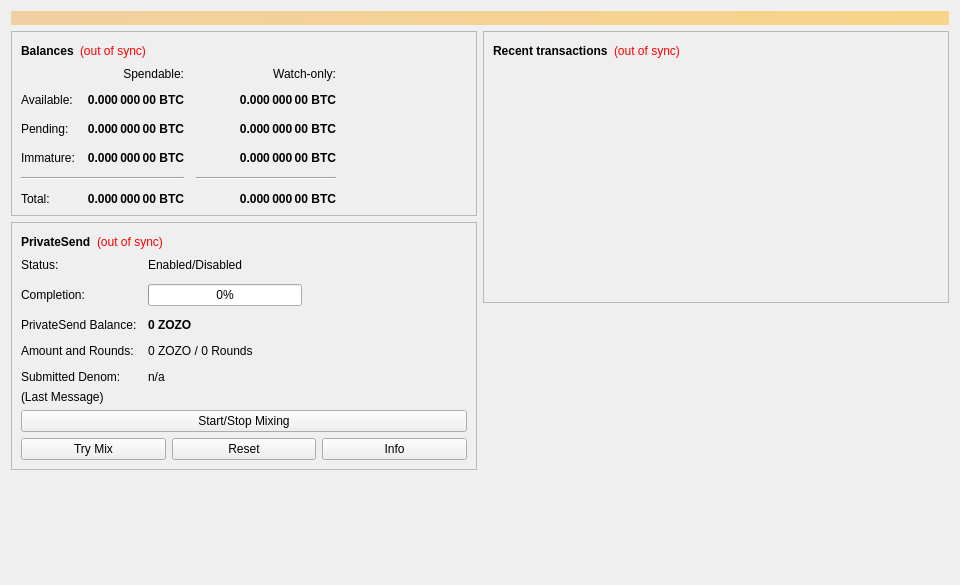
<?xml version="1.0" encoding="UTF-8"?>
<ui version="4.0">
 <class>OverviewPage</class>
 <widget class="QWidget" name="OverviewPage">
  <property name="geometry">
   <rect>
    <x>0</x>
    <y>0</y>
    <width>960</width>
    <height>585</height>
   </rect>
  </property>
  <property name="minimumSize">
   <size>
    <width>960</width>
    <height>0</height>
   </size>
  </property>
  <property name="windowTitle">
   <string>Form</string>
  </property>
  <layout class="QVBoxLayout" name="topLayout">
   <item>
    <widget class="QLabel" name="labelAlerts">
     <property name="visible">
      <bool>false</bool>
     </property>
     <property name="styleSheet">
      <string notr="true">background-color: qlineargradient(x1: 0, y1: 0, x2: 1, y2: 0, stop:0 #F0D0A0, stop:1 #F8D488); color:#000000;</string>
     </property>
     <property name="wordWrap">
      <bool>true</bool>
     </property>
     <property name="margin">
      <number>3</number>
     </property>
    </widget>
   </item>
   <item>
    <layout class="QHBoxLayout" name="horizontalLayout" stretch="1,1">
     <item>
      <layout class="QVBoxLayout" name="verticalLayout_2">
       <item>
        <widget class="QFrame" name="frame">
         <property name="frameShape">
          <enum>QFrame::StyledPanel</enum>
         </property>
         <property name="frameShadow">
          <enum>QFrame::Raised</enum>
         </property>
         <layout class="QVBoxLayout" name="verticalLayout_4">
          <item>
           <layout class="QHBoxLayout" name="horizontalLayout_4">
            <item>
             <widget class="QLabel" name="label_5">
              <property name="font">
               <font>
                <weight>75</weight>
                <bold>true</bold>
               </font>
              </property>
              <property name="text">
               <string>Balances</string>
              </property>
             </widget>
            </item>
            <item>
             <widget class="QLabel" name="labelWalletStatus">
              <property name="toolTip">
               <string>The displayed information may be out of date. Your wallet automatically synchronizes with the Zozocoin network after a connection is established, but this process has not completed yet.</string>
              </property>
              <property name="styleSheet">
               <string notr="true">QLabel { color: red; }</string>
              </property>
              <property name="text">
               <string notr="true">(out of sync)</string>
              </property>
              <property name="alignment">
               <set>Qt::AlignLeading|Qt::AlignLeft|Qt::AlignVCenter</set>
              </property>
             </widget>
            </item>
            <item>
             <spacer name="horizontalSpacer_3">
              <property name="orientation">
               <enum>Qt::Horizontal</enum>
              </property>
              <property name="sizeHint" stdset="0">
               <size>
                <width>40</width>
                <height>20</height>
               </size>
              </property>
             </spacer>
            </item>
           </layout>
          </item>
          <item>
           <layout class="QGridLayout" name="gridLayout">
            <property name="spacing">
             <number>12</number>
            </property>
            <item row="2" column="2">
             <widget class="QLabel" name="labelWatchPending">
              <property name="font">
               <font>
                <weight>75</weight>
                <bold>true</bold>
               </font>
              </property>
              <property name="cursor">
               <cursorShape>IBeamCursor</cursorShape>
              </property>
              <property name="toolTip">
               <string>Unconfirmed transactions to watch-only addresses</string>
              </property>
              <property name="text">
               <string notr="true">0.000 000 00 BTC</string>
              </property>
              <property name="alignment">
               <set>Qt::AlignRight|Qt::AlignTrailing|Qt::AlignVCenter</set>
              </property>
              <property name="textInteractionFlags">
               <set>Qt::LinksAccessibleByMouse|Qt::TextSelectableByKeyboard|Qt::TextSelectableByMouse</set>
              </property>
             </widget>
            </item>
            <item row="2" column="1">
             <widget class="QLabel" name="labelUnconfirmed">
              <property name="font">
               <font>
                <weight>75</weight>
                <bold>true</bold>
               </font>
              </property>
              <property name="cursor">
               <cursorShape>IBeamCursor</cursorShape>
              </property>
              <property name="toolTip">
               <string>Total of transactions that have yet to be confirmed, and do not yet count toward the spendable balance</string>
              </property>
              <property name="text">
               <string notr="true">0.000 000 00 BTC</string>
              </property>
              <property name="alignment">
               <set>Qt::AlignRight|Qt::AlignTrailing|Qt::AlignVCenter</set>
              </property>
              <property name="textInteractionFlags">
               <set>Qt::LinksAccessibleByMouse|Qt::TextSelectableByKeyboard|Qt::TextSelectableByMouse</set>
              </property>
             </widget>
            </item>
            <item row="3" column="2">
             <widget class="QLabel" name="labelWatchImmature">
              <property name="font">
               <font>
                <weight>75</weight>
                <bold>true</bold>
               </font>
              </property>
              <property name="cursor">
               <cursorShape>IBeamCursor</cursorShape>
              </property>
              <property name="toolTip">
               <string>Mined balance in watch-only addresses that has not yet matured</string>
              </property>
              <property name="text">
               <string notr="true">0.000 000 00 BTC</string>
              </property>
              <property name="alignment">
               <set>Qt::AlignRight|Qt::AlignTrailing|Qt::AlignVCenter</set>
              </property>
              <property name="textInteractionFlags">
               <set>Qt::LinksAccessibleByMouse|Qt::TextSelectableByKeyboard|Qt::TextSelectableByMouse</set>
              </property>
             </widget>
            </item>
            <item row="4" column="0" colspan="2">
             <widget class="Line" name="lineSpendableBalance">
              <property name="orientation">
               <enum>Qt::Horizontal</enum>
              </property>
             </widget>
            </item>
            <item row="4" column="2">
             <widget class="Line" name="lineWatchBalance">
              <property name="sizePolicy">
               <sizepolicy hsizetype="Preferred" vsizetype="Fixed">
                <horstretch>0</horstretch>
                <verstretch>0</verstretch>
               </sizepolicy>
              </property>
              <property name="minimumSize">
               <size>
                <width>140</width>
                <height>0</height>
               </size>
              </property>
              <property name="orientation">
               <enum>Qt::Horizontal</enum>
              </property>
             </widget>
            </item>
            <item row="5" column="0">
             <widget class="QLabel" name="labelTotalText">
              <property name="text">
               <string>Total:</string>
              </property>
             </widget>
            </item>
            <item row="3" column="1">
             <widget class="QLabel" name="labelImmature">
              <property name="font">
               <font>
                <weight>75</weight>
                <bold>true</bold>
               </font>
              </property>
              <property name="cursor">
               <cursorShape>IBeamCursor</cursorShape>
              </property>
              <property name="toolTip">
               <string>Mined balance that has not yet matured</string>
              </property>
              <property name="text">
               <string notr="true">0.000 000 00 BTC</string>
              </property>
              <property name="alignment">
               <set>Qt::AlignRight|Qt::AlignTrailing|Qt::AlignVCenter</set>
              </property>
              <property name="textInteractionFlags">
               <set>Qt::LinksAccessibleByMouse|Qt::TextSelectableByKeyboard|Qt::TextSelectableByMouse</set>
              </property>
             </widget>
            </item>
            <item row="2" column="3">
             <spacer name="horizontalSpacer_2">
              <property name="orientation">
               <enum>Qt::Horizontal</enum>
              </property>
              <property name="sizeHint" stdset="0">
               <size>
                <width>40</width>
                <height>20</height>
               </size>
              </property>
             </spacer>
            </item>
            <item row="3" column="0">
             <widget class="QLabel" name="labelImmatureText">
              <property name="text">
               <string>Immature:</string>
              </property>
             </widget>
            </item>
            <item row="5" column="1">
             <widget class="QLabel" name="labelTotal">
              <property name="font">
               <font>
                <weight>75</weight>
                <bold>true</bold>
               </font>
              </property>
              <property name="cursor">
               <cursorShape>IBeamCursor</cursorShape>
              </property>
              <property name="toolTip">
               <string>Your current total balance</string>
              </property>
              <property name="text">
               <string notr="true">0.000 000 00 BTC</string>
              </property>
              <property name="alignment">
               <set>Qt::AlignRight|Qt::AlignTrailing|Qt::AlignVCenter</set>
              </property>
              <property name="textInteractionFlags">
               <set>Qt::LinksAccessibleByMouse|Qt::TextSelectableByKeyboard|Qt::TextSelectableByMouse</set>
              </property>
             </widget>
            </item>
            <item row="5" column="2">
             <widget class="QLabel" name="labelWatchTotal">
              <property name="font">
               <font>
                <weight>75</weight>
                <bold>true</bold>
               </font>
              </property>
              <property name="cursor">
               <cursorShape>IBeamCursor</cursorShape>
              </property>
              <property name="toolTip">
               <string>Current total balance in watch-only addresses</string>
              </property>
              <property name="text">
               <string notr="true">0.000 000 00 BTC</string>
              </property>
              <property name="alignment">
               <set>Qt::AlignRight|Qt::AlignTrailing|Qt::AlignVCenter</set>
              </property>
              <property name="textInteractionFlags">
               <set>Qt::LinksAccessibleByMouse|Qt::TextSelectableByKeyboard|Qt::TextSelectableByMouse</set>
              </property>
             </widget>
            </item>
            <item row="0" column="2">
             <widget class="QLabel" name="labelWatchonly">
              <property name="text">
               <string>Watch-only:</string>
              </property>
              <property name="alignment">
               <set>Qt::AlignRight|Qt::AlignTrailing|Qt::AlignVCenter</set>
              </property>
             </widget>
            </item>
            <item row="1" column="0">
             <widget class="QLabel" name="labelBalanceText">
              <property name="text">
               <string>Available:</string>
              </property>
             </widget>
            </item>
            <item row="1" column="1">
             <widget class="QLabel" name="labelBalance">
              <property name="font">
               <font>
                <weight>75</weight>
                <bold>true</bold>
               </font>
              </property>
              <property name="cursor">
               <cursorShape>IBeamCursor</cursorShape>
              </property>
              <property name="toolTip">
               <string>Your current spendable balance</string>
              </property>
              <property name="text">
               <string notr="true">0.000 000 00 BTC</string>
              </property>
              <property name="alignment">
               <set>Qt::AlignRight|Qt::AlignTrailing|Qt::AlignVCenter</set>
              </property>
              <property name="textInteractionFlags">
               <set>Qt::LinksAccessibleByMouse|Qt::TextSelectableByKeyboard|Qt::TextSelectableByMouse</set>
              </property>
             </widget>
            </item>
            <item row="1" column="2">
             <widget class="QLabel" name="labelWatchAvailable">
              <property name="font">
               <font>
                <weight>75</weight>
                <bold>true</bold>
               </font>
              </property>
              <property name="cursor">
               <cursorShape>IBeamCursor</cursorShape>
              </property>
              <property name="toolTip">
               <string>Your current balance in watch-only addresses</string>
              </property>
              <property name="text">
               <string notr="true">0.000 000 00 BTC</string>
              </property>
              <property name="alignment">
               <set>Qt::AlignRight|Qt::AlignTrailing|Qt::AlignVCenter</set>
              </property>
              <property name="textInteractionFlags">
               <set>Qt::LinksAccessibleByMouse|Qt::TextSelectableByKeyboard|Qt::TextSelectableByMouse</set>
              </property>
             </widget>
            </item>
            <item row="2" column="0">
             <widget class="QLabel" name="labelPendingText">
              <property name="text">
               <string>Pending:</string>
              </property>
             </widget>
            </item>
            <item row="0" column="1">
             <widget class="QLabel" name="labelSpendable">
              <property name="text">
               <string>Spendable:</string>
              </property>
              <property name="alignment">
               <set>Qt::AlignRight|Qt::AlignTrailing|Qt::AlignVCenter</set>
              </property>
             </widget>
            </item>
           </layout>
          </item>
         </layout>
        </widget>
       </item>
       <item>
        <widget class="QFrame" name="framePrivateSend">
         <property name="layoutDirection">
          <enum>Qt::LeftToRight</enum>
         </property>
         <property name="frameShape">
          <enum>QFrame::StyledPanel</enum>
         </property>
         <property name="frameShadow">
          <enum>QFrame::Raised</enum>
         </property>
         <layout class="QVBoxLayout" name="VerticalLayout_PS1">
          <item>
           <layout class="QHBoxLayout" name="horizontalLayout_5">
            <item>
             <widget class="QLabel" name="labelPrivateSendHeader">
              <property name="font">
               <font>
                <weight>75</weight>
                <bold>true</bold>
               </font>
              </property>
              <property name="text">
               <string>PrivateSend</string>
              </property>
             </widget>
            </item>
            <item>
             <widget class="QLabel" name="labelPrivateSendSyncStatus">
              <property name="toolTip">
               <string>The displayed information may be out of date. Your wallet automatically synchronizes with the Zozocoin network after a connection is established, but this process has not completed yet.</string>
              </property>
              <property name="styleSheet">
               <string notr="true">QLabel { color: red; }</string>
              </property>
              <property name="text">
               <string notr="true">(out of sync)</string>
              </property>
              <property name="alignment">
               <set>Qt::AlignLeading|Qt::AlignLeft|Qt::AlignVCenter</set>
              </property>
             </widget>
            </item>
            <item>
             <spacer name="horizontalSpacer_4">
              <property name="orientation">
               <enum>Qt::Horizontal</enum>
              </property>
              <property name="sizeHint" stdset="0">
               <size>
                <width>40</width>
                <height>20</height>
               </size>
              </property>
             </spacer>
            </item>
           </layout>
          </item>
          <item>
           <layout class="QFormLayout" name="privateSendFormLayout">
            <property name="fieldGrowthPolicy">
             <enum>QFormLayout::AllNonFixedFieldsGrow</enum>
            </property>
            <property name="horizontalSpacing">
             <number>11</number>
            </property>
            <property name="verticalSpacing">
             <number>12</number>
            </property>
            <item row="0" column="0">
             <widget class="QLabel" name="labelPrivateSendEnabledText">
              <property name="text">
               <string>Status:</string>
              </property>
             </widget>
            </item>
            <item row="0" column="1">
             <widget class="QLabel" name="labelPrivateSendEnabled">
              <property name="text">
               <string>Enabled/Disabled</string>
              </property>
             </widget>
            </item>
            <item row="1" column="0">
             <widget class="QLabel" name="labelCompletitionText">
              <property name="text">
               <string>Completion:</string>
              </property>
             </widget>
            </item>
            <item row="1" column="1">
             <widget class="QProgressBar" name="privateSendProgress">
              <property name="maximumSize">
               <size>
                <width>154</width>
                <height>16777215</height>
               </size>
              </property>
              <property name="value">
               <number>0</number>
              </property>
             </widget>
            </item>
            <item row="2" column="0">
             <widget class="QLabel" name="labelAnonymizedText">
              <property name="text">
               <string>PrivateSend Balance:</string>
              </property>
             </widget>
            </item>
            <item row="2" column="1">
             <widget class="QLabel" name="labelAnonymized">
              <property name="font">
               <font>
                <weight>75</weight>
                <bold>true</bold>
               </font>
              </property>
              <property name="text">
               <string notr="true">0 ZOZO</string>
              </property>
             </widget>
            </item>
            <item row="3" column="0">
             <widget class="QLabel" name="labelAmountAndRoundsText">
              <property name="text">
               <string>Amount and Rounds:</string>
              </property>
             </widget>
            </item>
            <item row="3" column="1">
             <widget class="QLabel" name="labelAmountRounds">
              <property name="text">
               <string>0 ZOZO / 0 Rounds</string>
              </property>
             </widget>
            </item>
            <item row="4" column="0">
             <widget class="QLabel" name="labelSubmittedDenomText">
              <property name="text">
               <string>Submitted Denom:</string>
              </property>
             </widget>
            </item>
            <item row="4" column="1">
             <widget class="QLabel" name="labelSubmittedDenom">
              <property name="toolTip">
               <string>The denominations you submitted to the Masternode.&lt;br&gt;To mix, other users must submit the exact same denominations.</string>
              </property>
              <property name="text">
               <string>n/a</string>
              </property>
             </widget>
            </item>
           </layout>
          </item>
          <item>
           <layout class="QVBoxLayout" name="VerticalLayout_PS">
            <item>
             <widget class="QLabel" name="labelPrivateSendLastMessage">
              <property name="text">
               <string>(Last Message)</string>
              </property>
              <property name="alignment">
               <set>Qt::AlignLeading|Qt::AlignLeft|Qt::AlignTop</set>
              </property>
              <property name="wordWrap">
               <bool>true</bool>
              </property>
             </widget>
            </item>
            <item>
             <widget class="QPushButton" name="togglePrivateSend">
              <property name="sizePolicy">
               <sizepolicy hsizetype="MinimumExpanding" vsizetype="Fixed">
                <horstretch>0</horstretch>
                <verstretch>0</verstretch>
               </sizepolicy>
              </property>
              <property name="text">
               <string>Start/Stop Mixing</string>
              </property>
             </widget>
            </item>
            <item>
             <layout class="QHBoxLayout" name="horizontalLayout_debugbuttons">
              <item>
               <widget class="QPushButton" name="privateSendAuto">
                <property name="sizePolicy">
                 <sizepolicy hsizetype="MinimumExpanding" vsizetype="Fixed">
                  <horstretch>0</horstretch>
                  <verstretch>0</verstretch>
                 </sizepolicy>
                </property>
                <property name="toolTip">
                 <string>Try to manually submit a PrivateSend request.</string>
                </property>
                <property name="text">
                 <string>Try Mix</string>
                </property>
               </widget>
              </item>
              <item>
               <widget class="QPushButton" name="privateSendReset">
                <property name="sizePolicy">
                 <sizepolicy hsizetype="MinimumExpanding" vsizetype="Fixed">
                  <horstretch>0</horstretch>
                  <verstretch>0</verstretch>
                 </sizepolicy>
                </property>
                <property name="toolTip">
                 <string>Reset the current status of PrivateSend (can interrupt PrivateSend if it's in the process of Mixing, which can cost you money!)</string>
                </property>
                <property name="autoFillBackground">
                 <bool>false</bool>
                </property>
                <property name="text">
                 <string>Reset</string>
                </property>
               </widget>
              </item>
              <item>
               <widget class="QPushButton" name="privateSendInfo">
                <property name="sizePolicy">
                 <sizepolicy hsizetype="MinimumExpanding" vsizetype="Fixed">
                  <horstretch>0</horstretch>
                  <verstretch>0</verstretch>
                 </sizepolicy>
                </property>
                <property name="toolTip">
                 <string>Information about PrivateSend and Mixing</string>
                </property>
                <property name="text">
                 <string>Info</string>
                </property>
               </widget>
              </item>
             </layout>
            </item>
           </layout>
          </item>
         </layout>
        </widget>
       </item>
       <item>
        <spacer name="verticalSpacer">
         <property name="orientation">
          <enum>Qt::Vertical</enum>
         </property>
         <property name="sizeHint" stdset="0">
          <size>
           <width>20</width>
           <height>40</height>
          </size>
         </property>
        </spacer>
       </item>
      </layout>
     </item>
     <item>
      <layout class="QVBoxLayout" name="verticalLayout_3">
       <item>
        <widget class="QFrame" name="frame_2">
         <property name="frameShape">
          <enum>QFrame::StyledPanel</enum>
         </property>
         <property name="frameShadow">
          <enum>QFrame::Raised</enum>
         </property>
         <layout class="QVBoxLayout" name="verticalLayout">
          <item>
           <layout class="QHBoxLayout" name="horizontalLayout_2">
            <item>
             <widget class="QLabel" name="label_4">
              <property name="font">
               <font>
                <weight>75</weight>
                <bold>true</bold>
               </font>
              </property>
              <property name="text">
               <string>Recent transactions</string>
              </property>
             </widget>
            </item>
            <item>
             <widget class="QLabel" name="labelTransactionsStatus">
              <property name="toolTip">
               <string>The displayed information may be out of date. Your wallet automatically synchronizes with the Zozocoin network after a connection is established, but this process has not completed yet.</string>
              </property>
              <property name="styleSheet">
               <string notr="true">QLabel { color: red; }</string>
              </property>
              <property name="text">
               <string notr="true">(out of sync)</string>
              </property>
              <property name="alignment">
               <set>Qt::AlignLeading|Qt::AlignLeft|Qt::AlignVCenter</set>
              </property>
             </widget>
            </item>
            <item>
             <spacer name="horizontalSpacer">
              <property name="orientation">
               <enum>Qt::Horizontal</enum>
              </property>
              <property name="sizeHint" stdset="0">
               <size>
                <width>40</width>
                <height>20</height>
               </size>
              </property>
             </spacer>
            </item>
           </layout>
          </item>
          <item>
           <widget class="QListView" name="listTransactions">
            <property name="styleSheet">
             <string notr="true">QListView { background: transparent; }</string>
            </property>
            <property name="frameShape">
             <enum>QFrame::NoFrame</enum>
            </property>
            <property name="verticalScrollBarPolicy">
             <enum>Qt::ScrollBarAlwaysOff</enum>
            </property>
            <property name="horizontalScrollBarPolicy">
             <enum>Qt::ScrollBarAlwaysOff</enum>
            </property>
            <property name="selectionMode">
             <enum>QAbstractItemView::NoSelection</enum>
            </property>
           </widget>
          </item>
         </layout>
        </widget>
       </item>
       <item>
        <spacer name="verticalSpacer_2">
         <property name="orientation">
          <enum>Qt::Vertical</enum>
         </property>
         <property name="sizeHint" stdset="0">
          <size>
           <width>20</width>
           <height>40</height>
          </size>
         </property>
        </spacer>
       </item>
      </layout>
     </item>
    </layout>
   </item>
  </layout>
 </widget>
 <resources/>
 <connections/>
</ui>
